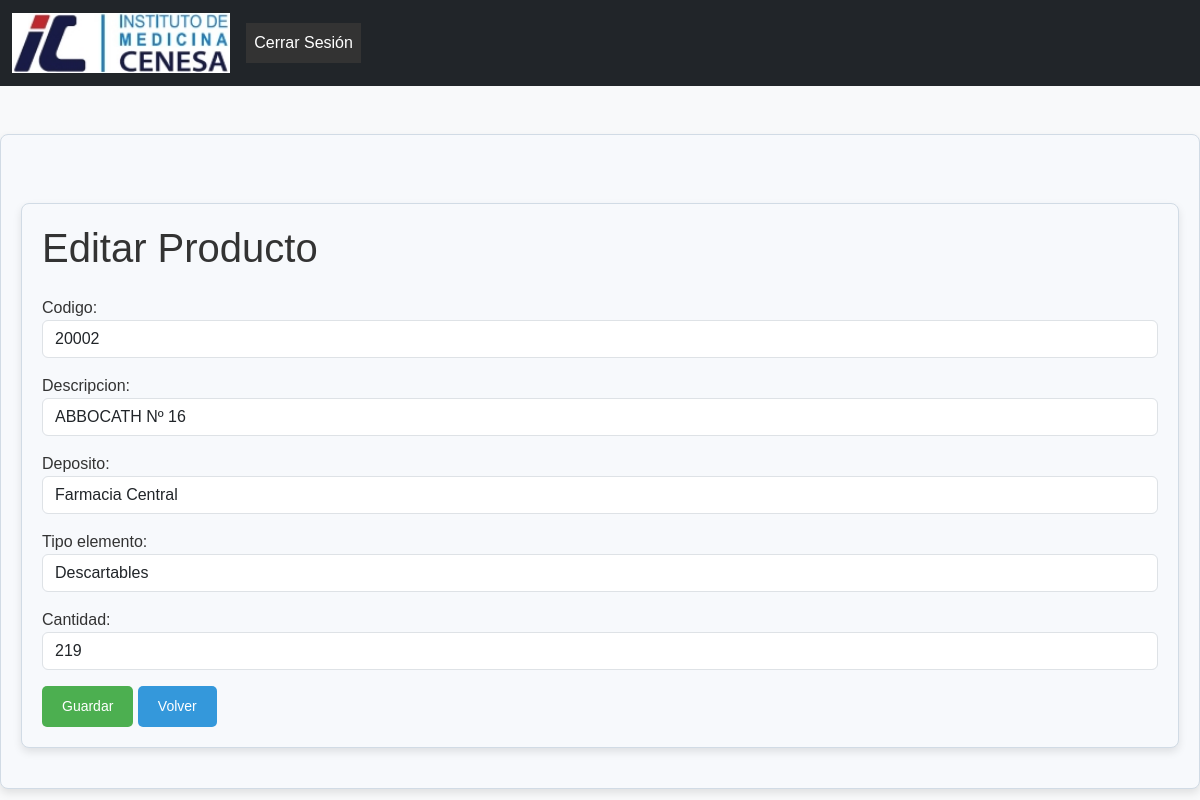
/editar-producto/20002/, run on an earlier commit of the app's database.
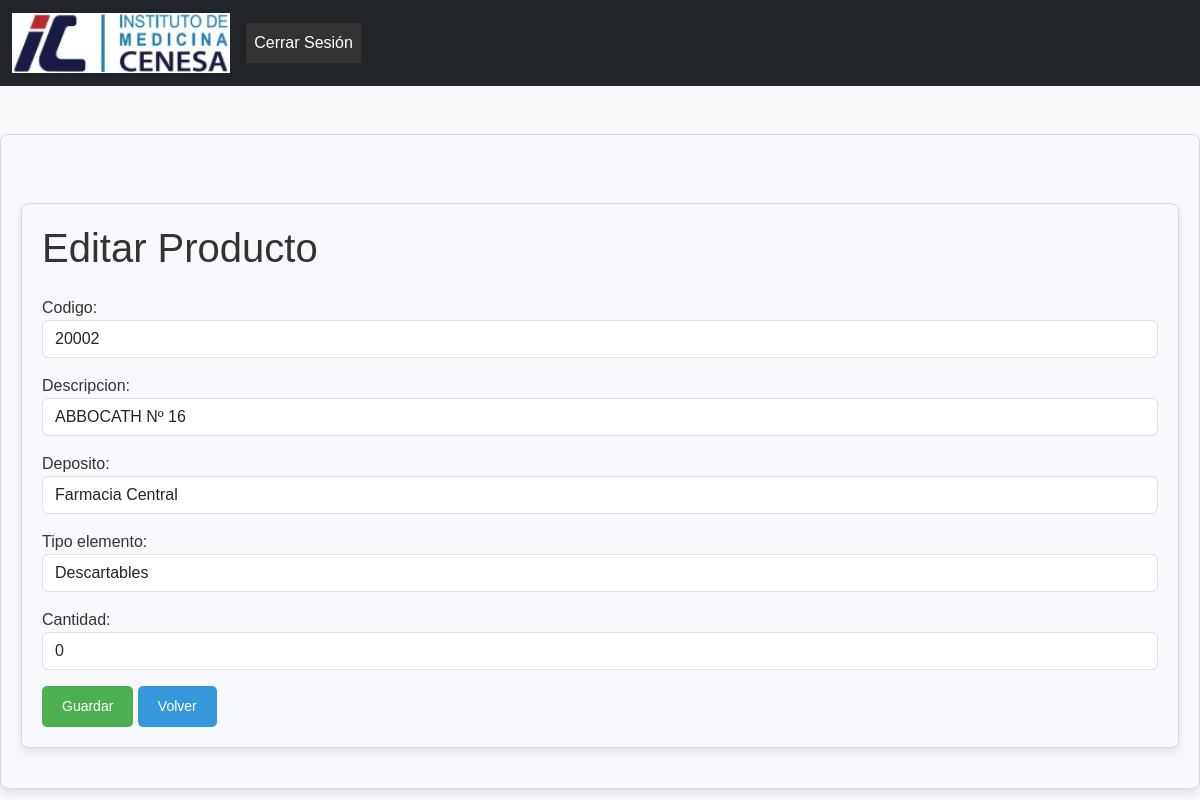
And on a later commit of the database.
### formularios/models.py (models this page shows, shortened)
class Stock(models.Model):
    codigo = models.CharField(max_length=100, unique=True)
    descripcion = models.CharField(max_length=255)
    deposito = models.CharField(max_length=255)
    tipo_elemento = models.CharField(max_length=255)
    cantidad = models.DecimalField(max_digits=10, decimal_places=0)

### formularios/views.py (the view)
# urls.py: path('editar-producto/<str:codigo>/', views.editar_producto, name='editar_producto'),
def editar_producto(request, codigo):
    producto = get_object_or_404(Stock, codigo=codigo)
    if request.method == 'POST':
        form = StockForm(request.POST, instance=producto)
        if form.is_valid():
            form.save()
            return redirect('listar_stock')
    else:
        form = StockForm(instance=producto)
    return render(request, 'farmacia/editar_producto.html', {'form': form})

### formularios/forms.py
class StockForm(forms.ModelForm):
    class Meta:
        model = Stock
        fields = ['codigo', 'descripcion', 'deposito', 'tipo_elemento', 'cantidad']
        widgets = {
            'codigo': forms.TextInput(attrs={'class': 'form-control'}),
            'descripcion': forms.TextInput(attrs={'class': 'form-control'}),
            'deposito': forms.TextInput(attrs={'class': 'form-control'}),
            'tipo_elemento': forms.TextInput(attrs={'class': 'form-control'}),
            'cantidad': forms.NumberInput(attrs={'class': 'form-control'}),
        }

### formularios/templates/farmacia/editar_producto.html (shortened to what this page needs)
{% extends 'base.html' %}
{% block content %}
<div class="container mt-5">
    <h1 class="mb-4">Editar Producto</h1>
    <form method="post">
        <div class="mb-3">
            {{ form.as_p }}
        </div>
        <button type="submit" class="btn btn-primary">Guardar</button>
        <a href="{% url 'listar_stock' %}" class="btn btn-secondary">Volver</a>
    </form>
</div>
{% endblock %}

What changed in the data, as far as the page shows it:
changed Stock "ABBOCATH Nº 16": cantidad "219" → "0"
